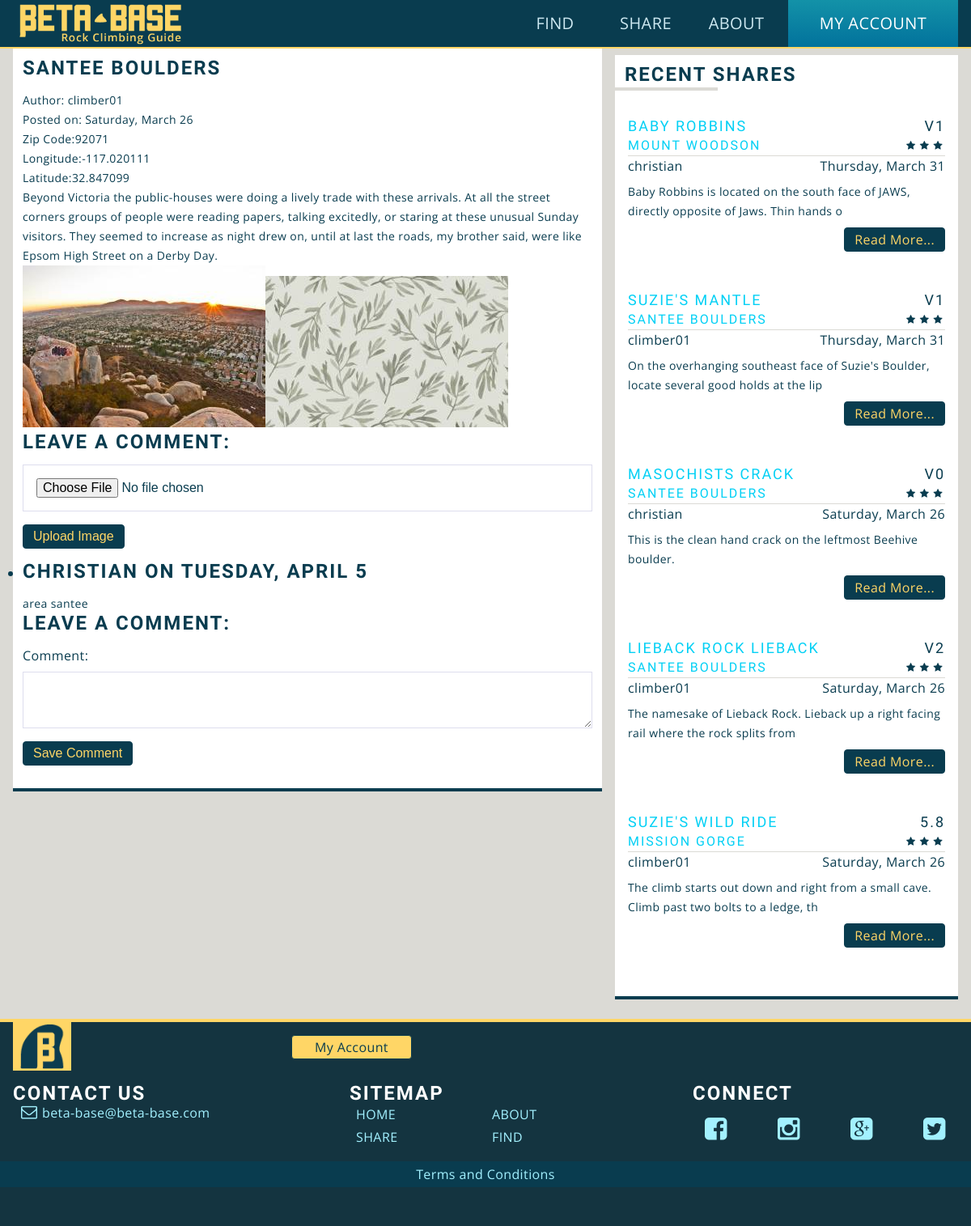
Page /single-area.php?area_id=1 (signed in) on the committed database.
### tables this page shows
CREATE TABLE IF NOT EXISTS `climbs` (
`climb_id` mediumint(9) NOT NULL,
  `name` varchar(50) NOT NULL,
  `description` text NOT NULL,
  `date` datetime NOT NULL,
  `user_id` mediumint(9) NOT NULL,
  `area_id` mediumint(9) NOT NULL,
  `type` varchar(20) NOT NULL,
  `v_grade` varchar(3) DEFAULT NULL,
  `y_grade` varchar(5) DEFAULT NULL,
  `is_approved` tinyint(1) NOT NULL
);

CREATE TABLE IF NOT EXISTS `areas` (
`area_id` mediumint(9) NOT NULL,
  `title` varchar(50) NOT NULL,
  `description` text NOT NULL,
  `date` datetime NOT NULL,
  `longitude` float(10,6) NOT NULL,
  `latitude` float(10,6) NOT NULL,
  `zipcode` mediumint(9) NOT NULL,
  `user_id` mediumint(9) NOT NULL,
  `is_approved` tinyint(1) NOT NULL
);

CREATE TABLE IF NOT EXISTS `users` (
`user_id` mediumint(9) NOT NULL,
  `username` varchar(50) NOT NULL,
  `password` varchar(40) NOT NULL,
  `email` varchar(254) NOT NULL,
  `user_pic` text,
  `is_admin` tinyint(1) NOT NULL,
  `bio` text,
  `date_joined` datetime NOT NULL,
  `secret_key` varchar(40) NOT NULL
);

CREATE TABLE IF NOT EXISTS `images` (
`image_id` mediumint(9) NOT NULL,
  `image` text,
  `user_id` mediumint(9) NOT NULL,
  `area_id` mediumint(9) DEFAULT NULL,
  `climb_id` mediumint(9) DEFAULT NULL,
  `is_approved` tinyint(1) NOT NULL
);

CREATE TABLE IF NOT EXISTS `comments` (
`comment_id` mediumint(9) NOT NULL,
  `body` text NOT NULL,
  `user_id` mediumint(9) NOT NULL,
  `date` datetime NOT NULL,
  `is_approved` tinyint(1) NOT NULL,
  `area_id` mediumint(9) NOT NULL,
  `climb_id` mediumint(9) NOT NULL
);

### aside.php (the view, shortened to what this page needs)
<?php
	require('db-config.php');
	include_once('functions.php');
?>
	<aside>
		<section class="module secondary">
			<h4>Recent Shares</h4>
<?php
$query = "SELECT climbs.name, climbs.climb_id, climbs.description, climbs.v_grade, climbs.y_grade, climbs.date, areas.area_id, areas.title, ratings.rating, users.username
			 FROM climbs, ratings, areas, users
			 WHERE areas.is_approved = 1
			 AND climbs.is_approved = 1
			 AND climbs.area_id = areas.area_id
			 AND climbs.user_id = users.user_id
			 AND climbs.climb_id = ratings.climb_id
			 ORDER BY climbs.date DESC
			 LIMIT 5";
	$result = $db->query($query);
	if($result->num_rows >= 1){
 ?>
			<?php while($row = $result->fetch_assoc() ){ ?>
			<article class="cf">
				<h5><a href="single-climb.php?climb_id=<?php echo $row['climb_id']; ?>"><?php echo $row['name']; ?></a><span><?php
						echo $row['y_grade'];
						echo $row['v_grade'];
					?></span></h5>
				<h6><a href="single-area.php?area_id=<?php echo $row['area_id']; ?>"><?php echo $row['title']; ?></a><span class="ratings"><span class="icon-star"></span><span class="icon-star"></span><span class="icon-star"></span></span></h6>
				<p><?php echo $row['username']; ?><span><?php echo nice_date($row['date']); ?></span></p>
				<p><?php echo substr($row['description'], 0, 90); ?></p>
				<a href="#" class="btn">Read More...</a>
			</article>
<?php
		}
	}
	else{
		echo 'No posts found';
	}
?>
</section>
	</aside>

### single-area.php (shortened to what this page needs)
<?php
	include('userheader.php');
	$area_id = $_GET['area_id'];
	include('header.php');
?>
<div class="maincontainer">
	<main>
		<section class="module">
		<?php
			$query = "SELECT areas.title, areas.description, areas.date, areas.zipcode, areas.longitude, areas.latitude, climbs.name,	areas.user_id, climbs.type, climbs.v_grade, climbs.y_grade, users.username
					FROM users, areas, climbs
					WHERE climbs.is_approved = 1
					AND areas.is_approved = 1
					AND users.user_id = areas.user_id
					AND areas.area_id = climbs.area_id
					AND areas.area_id = $area_id
					ORDER BY climbs.date DESC
					LIMIT 1";
			$result = $db->query($query);
			if($result->num_rows >= 1){
			while($row = $result->fetch_assoc() ){
			?>
				<h2><?php echo $row['title']; ?></h2>
				<div>
					<p>Author: <?php echo $row['username']; ?></p>
					<p>Posted on: <?php echo nice_date($row['date']);?></p>
					<p>Zip Code:<?php echo $row['zipcode']; ?></p>
					<p>Longitude:<?php echo $row['longitude']; ?></p>
					<p>Latitude:<?php echo $row['latitude']; ?></p>
					<p><?php echo $row['description']; ?></p>
				</div>
			<?php
				}
				show_pic_area($area_id, 'medium');
				include ('image-form.php');
				$query = "SELECT  comments.body, users.username, comments.date, users.user_id
							 FROM comments, users
							 WHERE comments.area_id = $area_id
							 AND users.user_id = comments.user_id
							 AND comments.is_approved = 1
							 ORDER BY date DESC";
			 	$result = $db->query($query);
			 	if( $result->num_rows >= 1){
			?>
			<ul>
				<?php while( $row = $result->fetch_assoc() ){ ?>
				<li>
					<h3><?php echo $row['username']; ?>
					on <?php echo nice_date($row['date']); ?></h3>
					<p><?php echo $row['body'] ?></p>
				</li>
				<?php }
				$result->free() ?>
			</ul>
			<?php
				}
				else{
					echo '<h4>No comments found</h4>';
				}
			}
			else{
				echo 'No climbs found';
			}
			if(
				$user_id = $_SESSION['user_id'] &&
				$secretkey = $_SESSION['secretkey']
				){
			include ('comment-form.php');
			}
			?>
		</section>
	</main>
	<?php include('aside.php'); ?>
</div>
<?php include('footer.php'); ?>

### functions.php (shortened to what this page needs)
<?php
function nice_date( $datetime ){
	$date = new DateTime( $datetime );
	return $date->format('l,  F j');
}
function show_pic_area( $area_id, $size = 'thumb'){
	global $db;
	$query = "SELECT image
				 FROM images
				 WHERE area_id = $area_id";
	$result = $db->query($query);
	if($result->num_rows >= 1){
		while($row = $result->fetch_assoc() ){
			echo '<img class="thumb" src="' . ROOT_URL . '/uploads/'. $row['image'] . '_' . $size . '.jpg" alt="image">';
		}
	}else{
		echo 'there are no images';
	}
}

### css/main.css (style rules this page uses)
html { font-family: verdana, sans-serif; font-size: 16px; background-color: #dbdad5; }
body { font-size: 100%; line-height: 1.5rem; position: relative; overflow-x: hidden; font-family: 'Open Sans', sans-serif; font-weight: 400; letter-spacing: .025rem; color:#093c4f; }
.btn, form input[type=submit] { text-decoration: none; border:solid 1px #093c4f; border-radius: .25rem; background-color: #093c4f; color: #ffd666; padding:.125rem .75rem; display: inline-block; margin:1rem 0; }
a { color:#02d0f5; transition: all .25s linear; -webkit-transition: all .25s linear; -moz-transition: all .25s linear; -o-transition: all .25s linear; }
h2, h3, h4, h5, h6 { font-family: 'Fira Sans', sans-serif; font-weight: 700; font-size: 1.5rem; letter-spacing: .125rem; text-transform: uppercase; }
h2, h3, h4 { margin-bottom: 1rem; }
p { font-size: 0.875rem; }
div.maincontainer { max-width: 90rem; margin:0 auto; }
main { padding: 0 .25rem; }
.module { background-color: #ffffff; margin-bottom: 1rem; padding: .75rem; border-bottom: solid 4px #093c4f; }
.module.secondary h4 { position: relative; display: inline-block; }
.module.secondary h4:before { content: ""; position: absolute; bottom: -0.5rem; left: -0.75rem; width: 60%; height: 4px; border-bottom: #DBDAD5 solid 4px; }
.module.secondary article { margin: 1.5rem 0; padding:0 .25rem; position: relative; }
.module.secondary article h5, .module.secondary article h6 { font-size: 1.125rem; font-weight: 500; }
.module.secondary article h6 { font-size: 1rem; }
.module.secondary article h5 span, .module.secondary article h6 span { float: right; }
.module.secondary article span.ratings { font-size: .75rem; }
.module.secondary article p:first-of-type { border-top:1px solid #DBDAD5; margin-bottom: .5rem; font-size: 1rem; }
.module.secondary article p:first-of-type span { float: right; }
.module.secondary article a.btn { float: right; margin: .5rem 0 1.5rem; }
@media (min-width: 769px) { main { float: left; width: 62%; padding: 0 0 0 1rem; } }
@media (min-width: 769px) { aside { width: 38%; float: right; padding: .5rem 1rem; } }

### rows in the picture
climbs: area.title "SANTEE BOULDERS", user.username "climber01", area.date "Saturday, March 26", area.zipcode "92071", area.longitude "-117.020111", area.latitude "32.847099", area.description "Beyond Victoria the public-houses were doing a lively trade with these arrivals. At all the street corners groups of people were reading papers, talking excitedly, or staring at these unusual Sunday visitors. They seemed to increase as night drew on, until at last the roads, my brother said, were like Epsom High Street on a Derby Day.", name "SUZIE'S MANTLE", v_grade "V1", date "Thursday, March 31", description "On the overhanging southeast face of Suzie's Boulder, locate several good holds at the lip"
images: image (picture)
images: image (picture)
comments: user.username "CHRISTIAN", date "TUESDAY, APRIL 5", body "area santee"
climbs: name "BABY ROBBINS", v_grade "V1", area.title "MOUNT WOODSON", user.username "christian", date "Thursday, March 31", description "Baby Robbins is located on the south face of JAWS, directly opposite of Jaws. Thin hands o"
climbs: name "MASOCHISTS CRACK", v_grade "V0", area.title "SANTEE BOULDERS", user.username "christian", date "Saturday, March 26", description "This is the clean hand crack on the leftmost Beehive boulder."
climbs: name "LIEBACK ROCK LIEBACK", v_grade "V2", area.title "SANTEE BOULDERS", user.username "climber01", date "Saturday, March 26", description "The namesake of Lieback Rock. Lieback up a right facing rail where the rock splits from"
climbs: name "SUZIE'S WILD RIDE", y_grade "5.8", area.title "MISSION GORGE", user.username "climber01", date "Saturday, March 26", description "The climb starts out down and right from a small cave. Climb past two bolts to a ledge, th"
